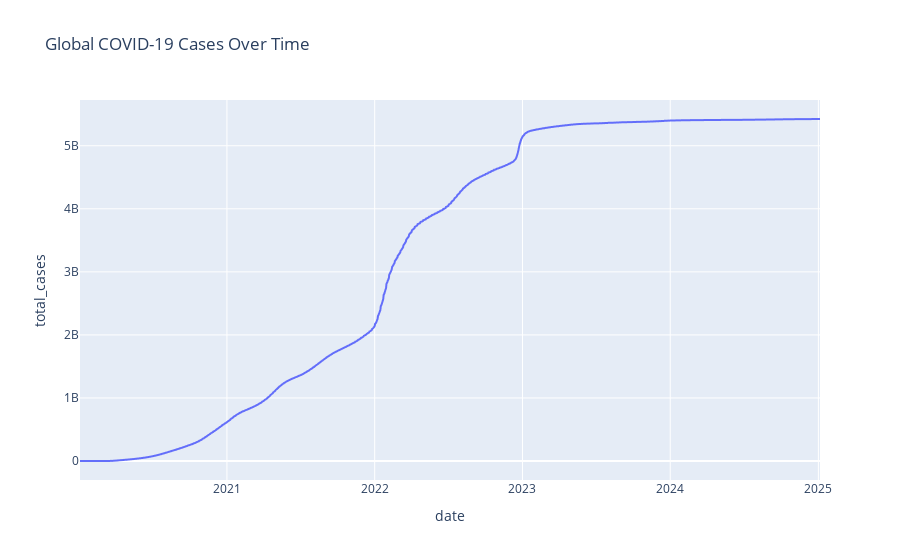
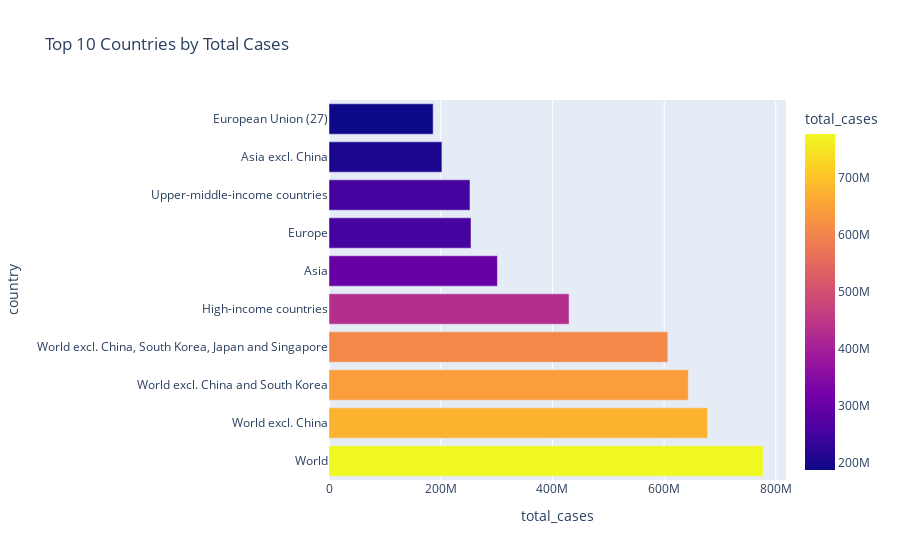

The cell these charts' notebook holds for them, in order:
### Code cell
# Interactive line plot for global trends
fig = px.line(global_data, x='date', y='total_cases', title='Global COVID-19 Cases Over Time')
fig.show()

# Interactive bar plot for top countries
fig = px.bar(top_countries, x='total_cases', y='country', orientation='h',
             title='Top 10 Countries by Total Cases', color='total_cases')
fig.show()

### Figure 1 — Plotly figure (JSON) as saved in the notebook; plotly's stock layout.template omitted (floating-point values rounded to 4 significant figures; data arrays with more than 128 entries replaced by an {"elided": "..."} marker saying what was removed)
{"data": [{"hovertemplate": "date=%{x}<br>total_cases=%{y}<extra></extra>", "legendgroup": "", "line": {"color": "#636efa", "dash": "solid"}, "marker": {"symbol": "circle"}, "mode": "lines", "name": "", "showlegend": false, "type": "scattergl", "x": {"elided": "1829 str values"}, "xaxis": "x", "y": {"elided": "1829 int values"}, "yaxis": "y"}], "layout": {"legend": {"tracegroupgap": 0}, "title": {"text": "Global COVID-19 Cases Over Time"}, "xaxis": {"anchor": "y", "domain": [0, 1], "title": {"text": "date"}}, "yaxis": {"anchor": "x", "domain": [0, 1], "title": {"text": "total_cases"}}}}

### Figure 2 — Plotly figure (JSON) as saved in the notebook; plotly's stock layout.template omitted (floating-point values rounded to 4 significant figures)
{"data": [{"alignmentgroup": "True", "hovertemplate": "total_cases=%{marker.color}<br>country=%{y}<extra></extra>", "legendgroup": "", "marker": {"color": [777309629, 677927957, 643356084, 606546357, 429821320, 301546374, 254252878, 252405675, 202164702, 186480624], "coloraxis": "coloraxis", "pattern": {"shape": ""}}, "name": "", "offsetgroup": "", "orientation": "h", "showlegend": false, "textposition": "auto", "type": "bar", "x": [777309629, 677927957, 643356084, 606546357, 429821320, 301546374, 254252878, 252405675, 202164702, 186480624], "xaxis": "x", "y": ["World", "World excl. China", "World excl. China and South Korea", "World excl. China, South Korea, Japan and Singapore", "High-income countries", "Asia", "Europe", "Upper-middle-income countries", "Asia excl. China", "European Union (27)"], "yaxis": "y"}], "layout": {"barmode": "relative", "coloraxis": {"colorbar": {"title": {"text": "total_cases"}}, "colorscale": [[0, "#0d0887"], [0.1111, "#46039f"], [0.2222, "#7201a8"], [0.3333, "#9c179e"], [0.4444, "#bd3786"], [0.5556, "#d8576b"], [0.6667, "#ed7953"], [0.7778, "#fb9f3a"], [0.8889, "#fdca26"], [1, "#f0f921"]]}, "legend": {"tracegroupgap": 0}, "title": {"text": "Top 10 Countries by Total Cases"}, "xaxis": {"anchor": "y", "domain": [0, 1], "title": {"text": "total_cases"}}, "yaxis": {"anchor": "x", "domain": [0, 1], "title": {"text": "country"}}}}
